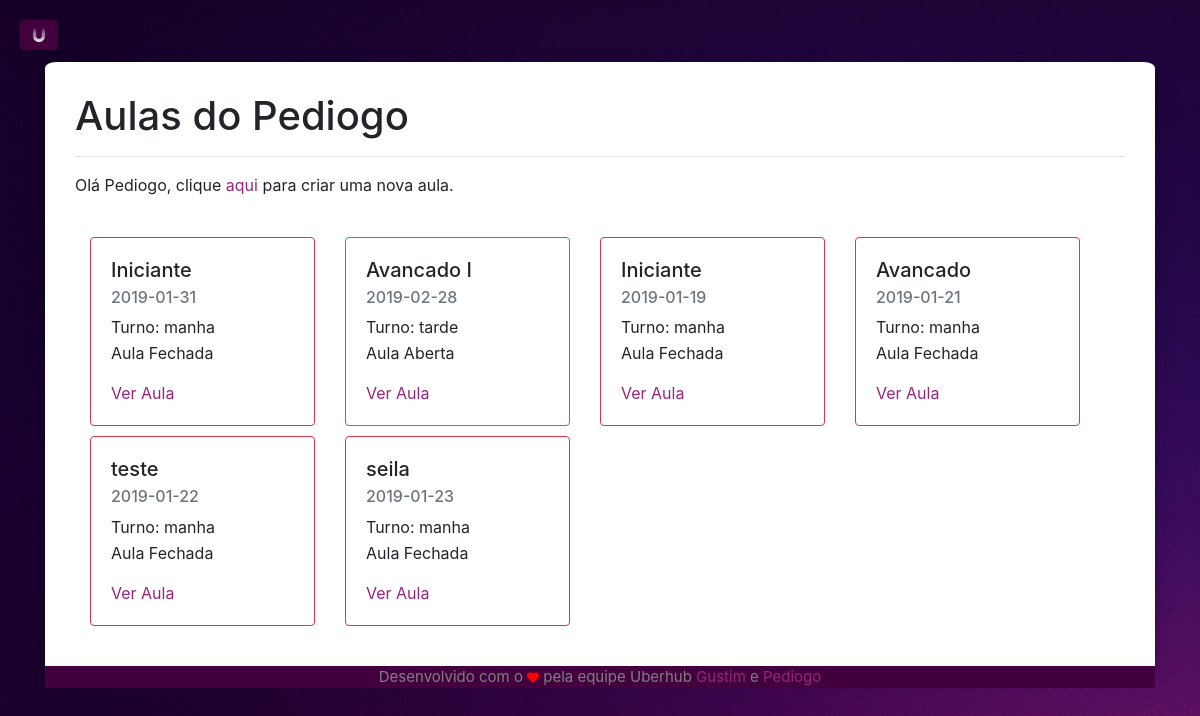
The page /minhasAulas (signed in) on the database its author committed.
### app/models/tables.py (models this page shows, shortened)
class Professor(db.Model):
    __tablename__ = "professor"
    id       = db.Column(db.Integer, primary_key=True, autoincrement=True)
    cpf      = db.Column(db.String(11), nullable=False, unique=True)
    apelido  = db.Column(db.String(15), nullable=False, unique=True)
    email    = db.Column(db.String(50), nullable=False, unique=True)
    nome     = db.Column(db.String(50), nullable=False)
    telefone = db.Column(db.String(11))
    ID_URI   = db.Column(db.String(5), unique=True)
    senha    = db.Column(db.String(30), nullable=False)
    @property
    def is_authenticated(self):
        return True

class Aula(db.Model):
    __tablename__ = "aula"
    id       = db.Column(db.Integer, primary_key=True, autoincrement=True)
    dia      = db.Column(db.Date)
    horario  = db.Column(db.String(5), CheckConstraint('horario="manha" or horario="tarde"'), nullable=False)
    nivel    = db.Column(db.String(15), nullable=False)
    ativa    = db.Column(db.Boolean, default=False, server_default=sa.sql.expression.false(), nullable=False)
    id_prof  = db.Column(db.Integer, db.ForeignKey('professor.id'))
    sala = db.Column(db.String(30), nullable=False)
    fk_professor =  db.relationship('Professor', foreign_keys=id_prof)

### app/controllers/default.py (the view)
@app.route("/minhasAulas")
def minhasAulas():
    aulas = tables.Aula.query.filter_by(id_prof=current_user.id)
    return render_template('home/minhasaulas.html', aulas=aulas)

### app/controllers/default.py (called while the page is built)
@lm.user_loader
def load_user(id):
    return tables.Professor.query.filter_by(id=id).first()

### app/templates/home/minhasaulas.html (shortened to what this page needs)
{% extends 'base.html' %}
{% block body %}
<h1>Aulas do {{current_user.apelido}}</h1>
<hr>
<p>Olá {{ current_user.apelido }}, clique <a href="prof" class="ftLink">aqui</a> para criar uma nova aula.</p>
<br>
<div class="row container">
  {% for aula in aulas %}
    <div class="col-sm-3" style="margin-bottom: 10px;">
      {% if aula.ativa %}
      <div class="card border-success">
      {% else %}
      <div class="card border-danger">
      {% endif %}
        <div class="card-body">
          <h5 class="card-title">{{ aula.nivel }}</h5>
          <h6 class="card-subtitle mb-2 text-muted">{{ aula.dia }}</h6>
          <p class="card-text" style="margin-bottom:2px;">Turno: {{ aula.horario }}</p>
          {% if aula.ativa %}
          <p class="card-text" style="martgin-top:0px;">Aula Aberta</p>
          {% else %}
          <p class="card-text" style="martgin-top:0px;">Aula Fechada</p>
          {% endif %}
          <a href="{{ url_for('lista', id_aula=aula.id) }}" class="card-link ftLink">Ver Aula</a>
        </div>
      </div>
    </div>
  {% endfor %}
</div>
{% endblock %}

### app/templates/base.html (shortened to what this page needs)
<!DOCTYPE html>
<html lang="en" dir="ltr">
  <head>
    <link rel="stylesheet" href="https://stackpath.bootstrapcdn.com/bootstrap/4.1.3/css/bootstrap.min.css">
    <link rel="stylesheet" href="{{ url_for('static', filename='home/simple-sidebar.css') }}" rel="stylesheet">
    <link rel="stylesheet" href="https://use.fontawesome.com/releases/v5.6.1/css/all.css">
    <link rel="stylesheet" href="https://formden.com/static/cdn/bootstrap-iso.css" />
  </head>
  <body class="bg">
    <div id="wrapper">
        <div id="page-content-wrapper" class="">
                <button href="#menu-toggle" class="btn fab fa-uniregistry" id="menu-toggle"></button>
        </div>
        <div class="container">
          <div class="container" id="logmain">
          {% block body %}
          {% endblock %}
          </div>
          <footer class="thin">
            <div class="container">
              <p>Desenvolvido com o <i class="fas fa-heart"></i> pela equipe Uberhub <a href="https://github.com/augusto-moraes" class="ftLink" target="_blank">Gustim</a> e <a href="https://github.com/pedrodiogo219" class="ftLink" target="_blank">Pediogo</a></p>
            </div>
          </footer>
        </div>
    </div>
    <link rel="stylesheet" href="https://cdnjs.cloudflare.com/ajax/libs/bootstrap-datepicker/1.4.1/css/bootstrap-datepicker3.css"/>
  </body>
</html>

### app/static/home/simple-sidebar.css (style rules this page uses)
body.bg { overflow-x: hidden; background-image: url(../img/bg.jpg); background-color: #E6E6FA; background-repeat: no-repeat; background-attachment: fixed; }
#wrapper { padding-left: 0; -webkit-transition: all 0.5s ease; -moz-transition: all 0.5s ease; -o-transition: all 0.5s ease; transition: all 0.5s ease; }
#page-content-wrapper { width: 100%; position: absolute; padding: 15px; }
@media (min-width:768px) { #wrapper { padding-left: 0; } }
@media (min-width:768px) { #page-content-wrapper { padding: 20px; position: relative; } }
#menu-toggle { position: fixed; left: -2; }
html { scroll-behavior: smooth; }
#logmain { background-color: white; margin-top: 2%; padding: 30px; border-radius: 1.0001%; border-bottom-left-radius: 0; border-bottom-right-radius: 0; box-shadow: 0 4px 8px 0 rgba(0, 0, 0, 0.2), 0 6px 20px 0 rgba(0, 0, 0, 0.19); }
.btn { background-color: #42003f; color: white; }
footer.thin { background-color: #42003f; color: grey; text-align: center; bottom: 0; font-size: 15px; border-bottom-left-radius: 1.0001%; border-bottom-right-radius: 1.0001%; }
.fa-heart { font-size: 11.9px; color: red; }
.ftLink { color: #97247d; }

### rows shown on the page
Professor: apelido "Pediogo"
Aula: nivel "Iniciante", dia "2019-01-31", horario "manha", ativa "Aula Fechada"
Aula: nivel "Avancado I", dia "2019-02-28", horario "tarde", ativa "Aula Aberta"
Aula: nivel "Iniciante", dia "2019-01-19", horario "manha", ativa "Aula Fechada"
Aula: nivel "Avancado", dia "2019-01-21", horario "manha", ativa "Aula Fechada"
Aula: nivel "teste", dia "2019-01-22", horario "manha", ativa "Aula Fechada"
Aula: nivel "seila", dia "2019-01-23", horario "manha", ativa "Aula Fechada"
